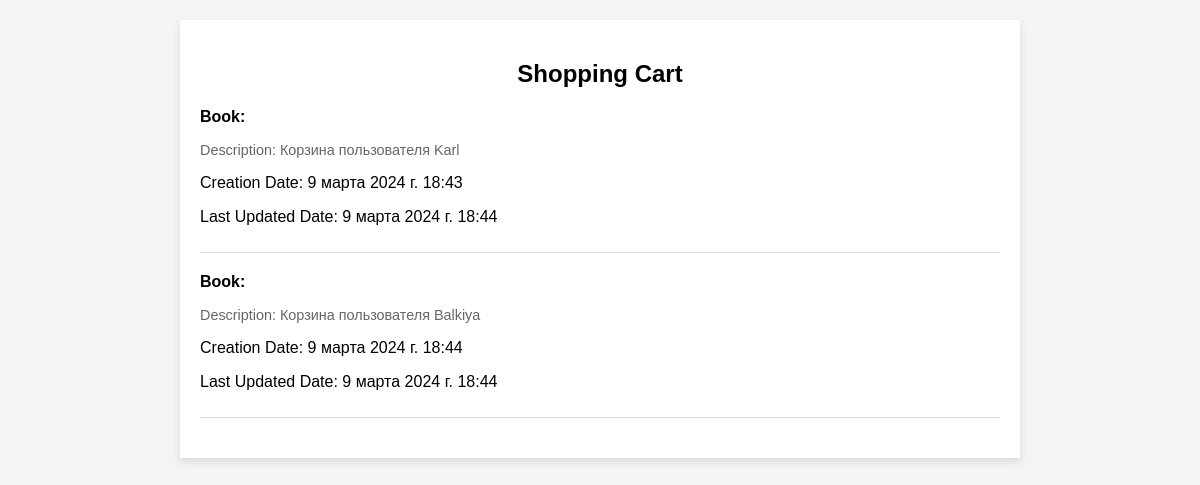
The page /basket/ on the database its author committed.
### mainapp/models.py (models this page shows, shortened)
class Cart(models.Model):
    user = models.ForeignKey(User, on_delete=models.CASCADE)
    items = models.ManyToManyField(BookInstance)
    creation_date = models.DateTimeField(auto_now_add=True)
    update_date = models.DateTimeField(auto_now=True)
    description = models.TextField()

### mainapp/views.py (the view)
# urls.py: path('basket/', basket, name='basket'),
def basket(request):
    baskets=Cart.objects.all()
    return render(request, "basket.html", {'baskets': baskets})

### mainapp/templates/basket.html (shortened to what this page needs)
<!DOCTYPE html>
<html lang="en">
<head>
</head>
<body>
<div class="container">
    <h2>Shopping Cart</h2>
    {% for cart in baskets %}
    <div class="cart-item">
        <p class="book">Book: {{ cart.items.book.title }}</p>
        <p class="description">Description: {{ cart.description }}</p>
        <p>Creation Date: {{ cart.creation_date }}</p>
        <p>Last Updated Date: {{ cart.update_date }}</p>
    </div>
    {% empty %}
    <p>No items in the cart</p>
    {% endfor %}
</div>
</body>
</html>

### mainapp/templates/basket.html (style rules this page uses)
body { font-family: Arial, sans-serif; margin: 0; padding: 0; background-color: #f4f4f4; }
.container { max-width: 800px; margin: 20px auto; padding: 20px; background-color: #ffffff; box-shadow: 0 4px 8px rgba(0, 0, 0, 0.1); }
h2 { text-align: center; }
.cart-item { margin-bottom: 20px; border-bottom: 1px solid #dddddd; padding-bottom: 10px; }
.cart-item .book { font-weight: bold; }
.cart-item .description { color: #666666; font-size: 0.9em; }

### rows shown on the page
Cart: description "Корзина пользователя Karl", creation_date "9 марта 2024 г. 18:43", update_date "9 марта 2024 г. 18:44"
Cart: description "Корзина пользователя Balkiya", creation_date "9 марта 2024 г. 18:44", update_date "9 марта 2024 г. 18:44"
